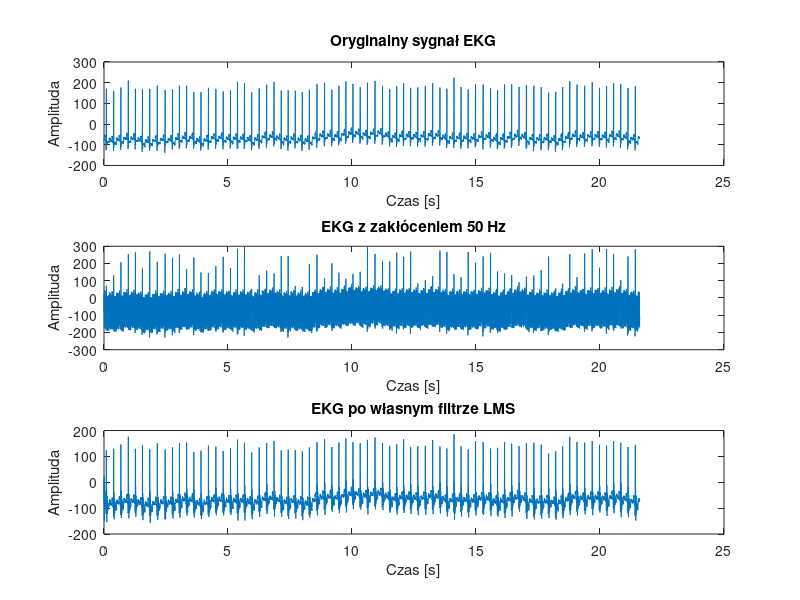
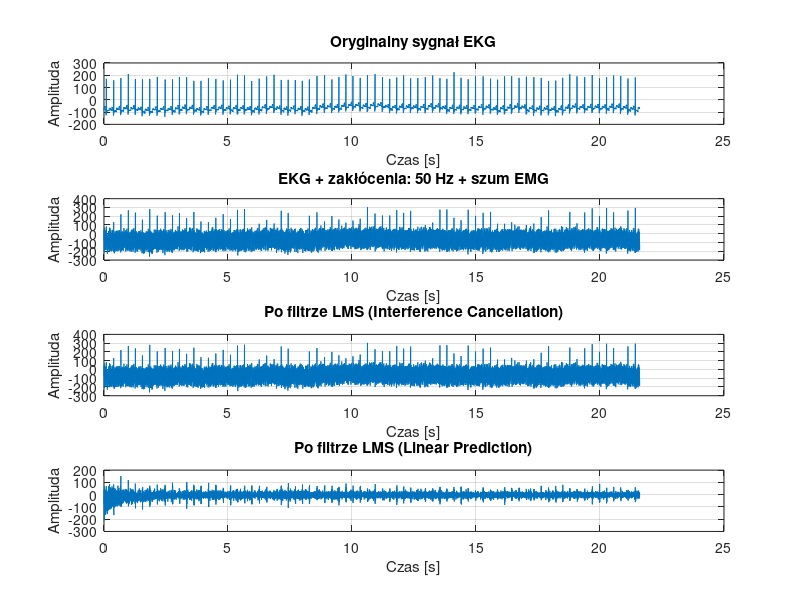

The MATLAB script that drew these images, in order:
clear;
close all;

load('ECG100.mat');      % Załaduj plik
ekg = val(1, :);         % Wybierz pierwszy kanał sygnału
fs = 1000;               % Częstotliwość próbkowania
t = (0:length(ekg)-1)/fs;

% Dodaj zakłócenie 50 Hz
f_noise = 50;
noise = 100 * sin(2*pi*f_noise*t);
ekg_noisy = ekg + noise;

% Parametry LMS
M = 12;                      % Długość filtru
mi = 0.01;                   % Współczynnik uczenia
d = ekg_noisy;               % Sygnał wyjściowy (z zakłóceniem)
x = sin(2*pi*f_noise*t);     % Referencja: czysty sinus 50 Hz

% Inicjalizacja
bx = zeros(M, 1);            % Bufor próbek x
h = zeros(M, 1);             % Wektory wag
y = zeros(size(x));          % Wyjście filtru
e = zeros(size(x));          % Błąd

% Implementacja filtru LMS
for n = 1:length(x)
    % Opóźnienie i buforowanie próbek x
    bx = [x(n); bx(1:end-1)];
    
    % Wyjście filtru
    y(n) = h' * bx;
    
    % Oblicz błąd: sygnał odniesienia minus wyjście filtru
    e(n) = d(n) - y(n);
    
    % Aktualizacja wag
    h = h + mi * e(n) * bx;
end

% Sygnał odszumiony
ekg_filtered = e;

% Wizualizacja
figure;
subplot(3,1,1);
plot(t, ekg);
title('Oryginalny sygnał EKG');
xlabel('Czas [s]');
ylabel('Amplituda');

subplot(3,1,2);
plot(t, ekg_noisy);
title('EKG z zakłóceniem 50 Hz');
xlabel('Czas [s]');
ylabel('Amplituda');

subplot(3,1,3);
plot(t, ekg_filtered);
title('EKG po własnym filtrze LMS');
xlabel('Czas [s]');
ylabel('Amplituda');

% Ocena błędu
mae = mean(abs(ekg - ekg_filtered));
fprintf('MAE = %.6f\n', mae);




%%dodatkowe
emg_noise = randn(size(t));
fc = 150; % Częstotliwość graniczna
[b_emg, a_emg] = butter(4, fc/(fs/2), 'low'); % Filtr LP
emg_filtered = filter(b_emg, a_emg, emg_noise);
emg_filtered = 30 * emg_filtered; % Skalowanie

ekg_noisy_emg = ekg_noisy + emg_filtered;

% === 4. Filtr LMS - Interference Cancellation (IC) ===
M = 12;              % Długość filtru
mi = 0.0000001;           % Krok uczenia
d = ekg_noisy_emg;   % Sygnał z zakłóceniami
x = sin(2*pi*f_noise*t); % Referencja: znany 50 Hz

h = zeros(M, 1);
bx = zeros(M, 1);
y = zeros(size(x));
e = zeros(size(x));

for n = 1:length(x)
    bx = [x(n); bx(1:end-1)];
    y(n) = h' * bx;
    e(n) = d(n) - y(n);
    h = h + mi * e(n) * bx;
end

ekg_ic_filtered = e;

% === 5. Filtr LMS - Adaptive Linear Prediction (ALP) ===
h_pred = zeros(M, 1);
bx_pred = zeros(M, 1);
y_pred = zeros(size(ekg_noisy_emg));
e_pred = zeros(size(ekg_noisy_emg));

for n = 1:length(ekg_noisy_emg)
    if n > M
        bx_pred = ekg_noisy_emg(n-1:-1:n-M)';
        y_pred(n) = h_pred' * bx_pred;
        e_pred(n) = ekg_noisy_emg(n) - y_pred(n);
        h_pred = h_pred + mi * e_pred(n) * bx_pred;
    else
        e_pred(n) = ekg_noisy_emg(n);
    end
end

ekg_alp_filtered = e_pred;

% === 6. Ocena jakości - MAE ===
mae_ic = mean(abs(ekg - ekg_ic_filtered));
mae_alp = mean(abs(ekg - ekg_alp_filtered));

fprintf('MAE (Interference Cancellation) = %.6f\n', mae_ic);
fprintf('MAE (Linear Prediction)         = %.6f\n', mae_alp);

% === 7. Wykresy porównawcze ===
figure;

subplot(4,1,1);
plot(t, ekg); grid on;
title('Oryginalny sygnał EKG'); xlabel('Czas [s]'); ylabel('Amplituda');

subplot(4,1,2);
plot(t, ekg_noisy_emg); grid on;
title('EKG + zakłócenia: 50 Hz + szum EMG'); xlabel('Czas [s]'); ylabel('Amplituda');

subplot(4,1,3);
plot(t, ekg_ic_filtered); grid on;
title('Po filtrze LMS (Interference Cancellation)'); xlabel('Czas [s]'); ylabel('Amplituda');

subplot(4,1,4);
plot(t, ekg_alp_filtered); grid on;
title('Po filtrze LMS (Linear Prediction)'); xlabel('Czas [s]'); ylabel('Amplituda');
